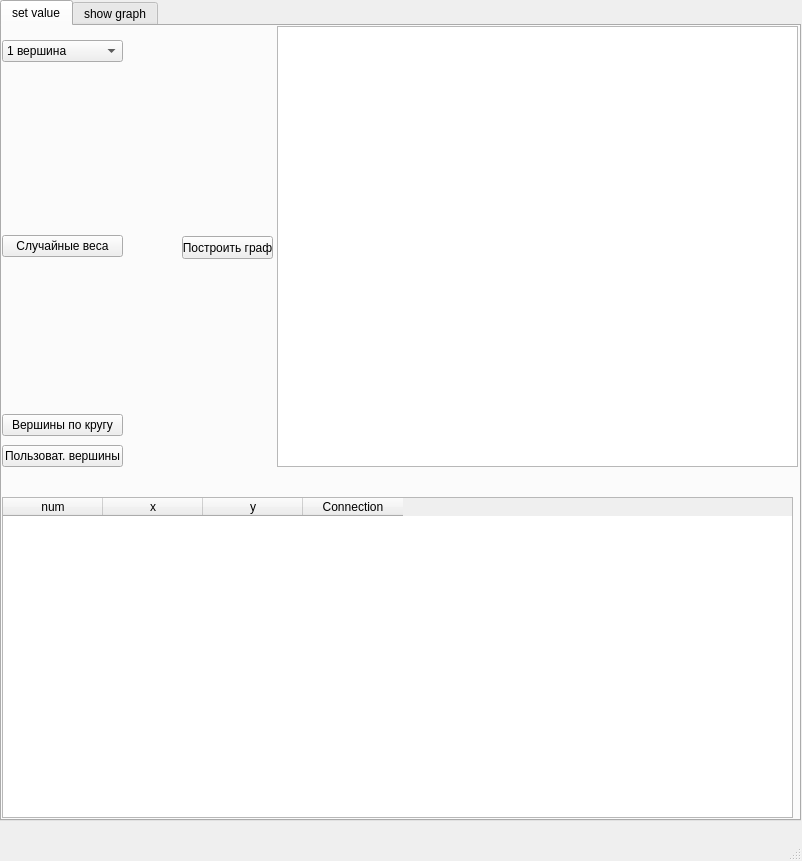
<?xml version="1.0" encoding="UTF-8"?>
<ui version="4.0">
 <class>graphApp</class>
 <widget class="QMainWindow" name="graphApp">
  <property name="geometry">
   <rect>
    <x>0</x>
    <y>0</y>
    <width>802</width>
    <height>861</height>
   </rect>
  </property>
  <property name="windowTitle">
   <string>MainWindow</string>
  </property>
  <widget class="QWidget" name="centralwidget">
   <widget class="QTabWidget" name="tabs">
    <property name="geometry">
     <rect>
      <x>0</x>
      <y>0</y>
      <width>801</width>
      <height>821</height>
     </rect>
    </property>
    <property name="currentIndex">
     <number>0</number>
    </property>
    <widget class="QWidget" name="serValue">
     <attribute name="title">
      <string>set value</string>
     </attribute>
     <widget class="QTableWidget" name="sohwConnections">
      <property name="geometry">
       <rect>
        <x>0</x>
        <y>471</y>
        <width>791</width>
        <height>321</height>
       </rect>
      </property>
      <column>
       <property name="text">
        <string>num</string>
       </property>
      </column>
      <column>
       <property name="text">
        <string>x</string>
       </property>
      </column>
      <column>
       <property name="text">
        <string>y</string>
       </property>
      </column>
      <column>
       <property name="text">
        <string>Connection</string>
       </property>
      </column>
     </widget>
     <widget class="QTableWidget" name="tableWidget_2">
      <property name="geometry">
       <rect>
        <x>275</x>
        <y>0</y>
        <width>521</width>
        <height>441</height>
       </rect>
      </property>
     </widget>
     <widget class="QWidget" name="verticalLayoutWidget">
      <property name="geometry">
       <rect>
        <x>0</x>
        <y>0</y>
        <width>121</width>
        <height>51</height>
       </rect>
      </property>
      <layout class="QVBoxLayout" name="numVerVertGrid">
       <item>
        <widget class="QComboBox" name="verCountBox">
         <item>
          <property name="text">
           <string>1 вершина</string>
          </property>
         </item>
         <item>
          <property name="text">
           <string>2 вершины</string>
          </property>
         </item>
        </widget>
       </item>
      </layout>
     </widget>
     <widget class="QWidget" name="verticalLayoutWidget_2">
      <property name="geometry">
       <rect>
        <x>0</x>
        <y>180</y>
        <width>121</width>
        <height>81</height>
       </rect>
      </property>
      <layout class="QVBoxLayout" name="weightVertGrid">
       <item>
        <widget class="QPushButton" name="randomWeightBtn">
         <property name="text">
          <string>Случайные веса</string>
         </property>
        </widget>
       </item>
      </layout>
     </widget>
     <widget class="QWidget" name="verticalLayoutWidget_3">
      <property name="geometry">
       <rect>
        <x>0</x>
        <y>385</y>
        <width>121</width>
        <height>61</height>
       </rect>
      </property>
      <layout class="QVBoxLayout" name="coordsVertGrid">
       <item>
        <widget class="QPushButton" name="circleDotCoordsBtn">
         <property name="text">
          <string>Вершины по кругу</string>
         </property>
        </widget>
       </item>
       <item>
        <widget class="QPushButton" name="usrDotCordsBtn">
         <property name="text">
          <string>Пользоват. вершины</string>
         </property>
        </widget>
       </item>
      </layout>
     </widget>
     <widget class="QPushButton" name="pushButton">
      <property name="geometry">
       <rect>
        <x>180</x>
        <y>210</y>
        <width>91</width>
        <height>23</height>
       </rect>
      </property>
      <property name="text">
       <string>Построить граф</string>
      </property>
     </widget>
    </widget>
    <widget class="QWidget" name="showGraph">
     <attribute name="title">
      <string>show graph</string>
     </attribute>
     <widget class="QLabel" name="graphPic">
      <property name="geometry">
       <rect>
        <x>0</x>
        <y>0</y>
        <width>801</width>
        <height>801</height>
       </rect>
      </property>
      <property name="text">
       <string/>
      </property>
      <property name="pixmap">
       <pixmap>Graph.png</pixmap>
      </property>
     </widget>
    </widget>
   </widget>
  </widget>
  <widget class="QMenuBar" name="menubar">
   <property name="geometry">
    <rect>
     <x>0</x>
     <y>0</y>
     <width>802</width>
     <height>21</height>
    </rect>
   </property>
  </widget>
  <widget class="QStatusBar" name="statusbar"/>
 </widget>
 <resources/>
 <connections/>
</ui>
